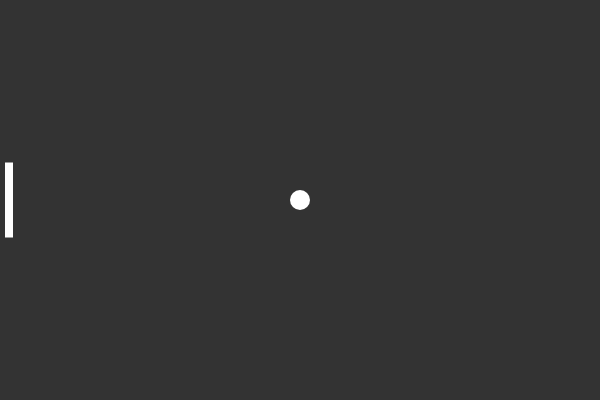
Frame 1 (no input)
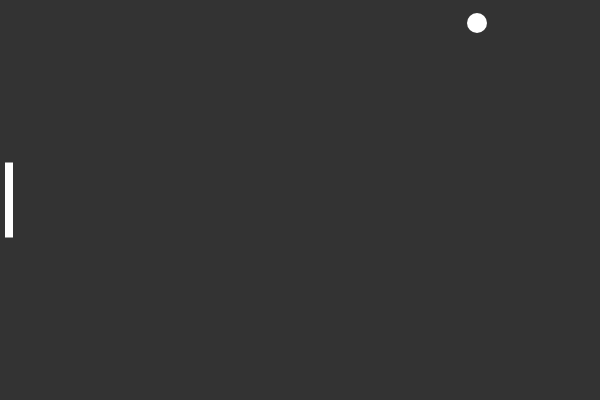
Frame 60 (no input)
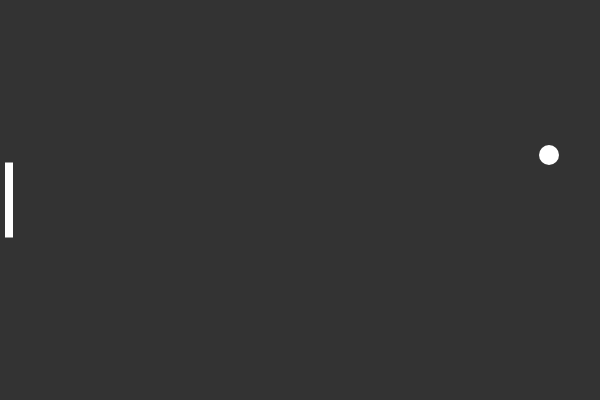
Frame 120 (the mouse pressed at the canvas centre since frame 60)

The p5.js sketch that drew these frames (run headless with seeded random() and noise() and a simulated clock; from frame 60 on, the mouse is pressed at the canvas centre):

// p5.js sketch
// ── sketch.js

var bola;
var p1;

var default_player = {
	altura : 75,
	largura : 8,
}

function setup() {
	createCanvas(600, 400);
	bola = new Bola(width/2, height/2, 20, 3, -3);
	p1 = new Player(5,height/2 - default_player.altura/2 ,default_player.largura,default_player.altura);
}

function draw() {
	background(51);
	bola.desenha();
	bola.mexe();

	p1.desenha();
}

// ── ball.js
function Bola(x,y,raio,velocidadex,velocidadey) {
	this.x = x;
	this.y = y;
	this.velocidadex = velocidadex;
	this.velocidadey = velocidadey;
	this.raio = raio;

    this.desenha = function(){
        strokeWeight(0);
		fill(255);
        ellipse(this.x,this.y,this.raio,this.raio);
    }

	this.mexe = function(){
		this.x = this.x + this.velocidadex;
		this.y = this.y + this.velocidadey;

		//faz bater nas paredes
		if (this.x > width || this.x < 0){
			this.velocidadex = - this.velocidadex;
		}

		//faz bater no chão/teto
		if (this.y > height || this.y < 0){
			this.velocidadey = - this.velocidadey;
		}

	}
}

// ── player.js
function Player(x,y,altura,largura){
	this.x = x;
	this.y = y;
	this.altura = altura;
	this.largura = largura;

	this.desenha = function(){
		strokeWeight(0);
		rect(this.x,this.y,this.altura,this.largura);
	}
}

// function desenha_player(player){
// 	strokeWeight(0);
// 	rect(player.x,player.y,player.largura,player.altura);
// }
